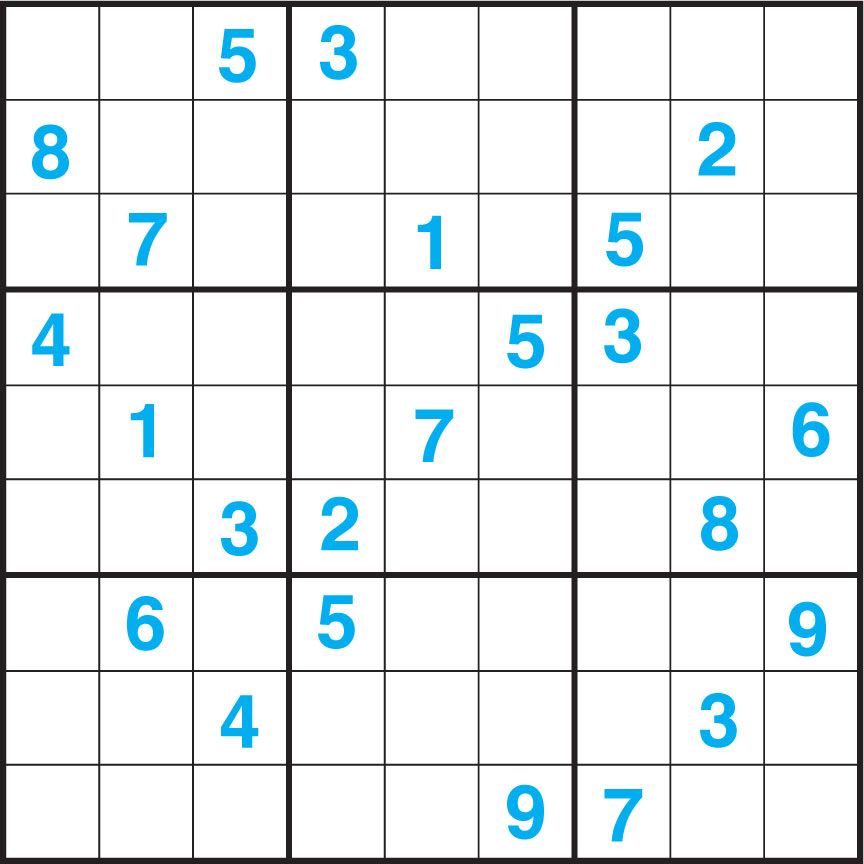
#> input picture lr7/7_1.jpg, 864 x 864 px
$ python lab7.py
#> lines starting #> are read from the running program, lines starting #| are printed output that depends on the picture; after the words box and inside, x2 and y2 are one past the last pixel; in counts of white or black regions, pixels touching at a corner belong together; pictures that were not available may be replaced by others from this repository, and a replacement may not be noted
import cv2
import numpy as np
import math as math
import os
import time

def nothing(x):

    pass

def createTrackbarForHoughLines():

    cv2.namedWindow("hough lines conversion parameter")

    cv2.createTrackbar("rho_res", "hough lines conversion parameter", 1, 10, nothing)
    cv2.createTrackbar("theta_res", "hough lines conversion parameter", 1, 360, nothing)
    cv2.createTrackbar("threshold", "hough lines conversion parameter", 0, 255, nothing)

    cv2.moveWindow("hough lines conversion parameter", 1440, 50)

def handlingTrackbarForHoughLines():

    rho_res = int(cv2.getTrackbarPos("rho_res", "hough lines conversion parameter"))
    theta_res = int(cv2.getTrackbarPos("theta_res", "hough lines conversion parameter"))
    threshold = int(cv2.getTrackbarPos("threshold", "hough lines conversion parameter"))

    return rho_res, theta_res, threshold

def createTrackbarForHoughPLines():

    cv2.namedWindow("hough P lines conversion parameter")

    cv2.createTrackbar("rho_res", "hough P lines conversion parameter", 1, 10, nothing)
    cv2.createTrackbar("theta_res", "hough P lines conversion parameter", 1, 360, nothing)
    cv2.createTrackbar("threshold", "hough P lines conversion parameter", 0, 255, nothing)
    cv2.createTrackbar("minLineLength", "hough P lines conversion parameter", 0, 255, nothing)
    cv2.createTrackbar("maxLineGap", "hough P lines conversion parameter", 0, 255, nothing)

    cv2.moveWindow("hough P lines conversion parameter", 1440, 50)

def handlingTrackbarForHoughPLines():

    rho_res = int(cv2.getTrackbarPos("rho_res", "hough P lines conversion parameter"))
    theta_res = int(cv2.getTrackbarPos("theta_res", "hough P lines conversion parameter"))
    threshold = int(cv2.getTrackbarPos("threshold", "hough P lines conversion parameter"))
    minLineLength = int(cv2.getTrackbarPos("minLineLength", "hough P lines conversion parameter"))
    maxLineGap = int(cv2.getTrackbarPos("maxLineGap", "hough P lines conversion parameter"))

    return rho_res, theta_res, threshold, minLineLength, maxLineGap

def createTrackbarForHoughCircles():

    cv2.namedWindow("hough circles conversion parameter")

    cv2.createTrackbar("dp", "hough circles conversion parameter", 1, 100, nothing)
    cv2.createTrackbar("minDist", "hough circles conversion parameter", 1, 100, nothing)
    cv2.createTrackbar("param1", "hough circles conversion parameter", 50, 300, nothing)
    cv2.createTrackbar("param2", "hough circles conversion parameter", 30, 300, nothing)
    cv2.createTrackbar("minRadius", "hough circles conversion parameter", 1, 100, nothing)
    cv2.createTrackbar("maxRadius", "hough circles conversion parameter", 1, 100, nothing)

    cv2.moveWindow("hough circles conversion parameter", 1440, 350)

def handlingTrackbarForHoughCircles():

    dp = int(cv2.getTrackbarPos("dp", "hough circles conversion parameter"))
    minDist = int(cv2.getTrackbarPos("minDist", "hough circles conversion parameter"))
    param1 = int(cv2.getTrackbarPos("param1", "hough circles conversion parameter"))
    param2 = int(cv2.getTrackbarPos("param2", "hough circles conversion parameter"))
    minRadius = int(cv2.getTrackbarPos("minRadius", "hough circles conversion parameter"))
    maxRadius = int(cv2.getTrackbarPos("maxRadius", "hough circles conversion parameter"))

    return dp, minDist, param1, param2, minRadius, maxRadius

def createTrackbarForCanny():

    cv2.namedWindow("canny conversion parameter")

    cv2.createTrackbar("threshold1", "canny conversion parameter", 0, 255, nothing)
    cv2.createTrackbar("threshold2", "canny conversion parameter", 0, 255, nothing)

    cv2.moveWindow("canny conversion parameter", 1440, 650)

def handlingTrackbarForCanny():

    threshold1 = int(cv2.getTrackbarPos("threshold1", "canny conversion parameter"))
    threshold2 = int(cv2.getTrackbarPos("threshold2", "canny conversion parameter"))

    return threshold1, threshold2

def createTrackbarForColor():

    cv2.namedWindow("color")

    cv2.createTrackbar("colorB", "color", 0, 255, nothing)
    cv2.createTrackbar("colorG", "color", 0, 255, nothing)
    cv2.createTrackbar("colorR", "color", 0, 255, nothing)

    cv2.moveWindow("color", 1440, 800)

def handlingTrackbarForColor():

    colorB = int(cv2.getTrackbarPos("colorB", "color"))
    colorG = int(cv2.getTrackbarPos("colorG", "color"))
    colorR = int(cv2.getTrackbarPos("colorR", "color"))

    return colorB, colorG, colorR

if __name__ == "__main__":

    os.system('cls||clear')

    # задание 1

    picture7_1 = cv2.imread('lr7/7_1.jpg', cv2.IMREAD_GRAYSCALE)
#> picture7_1: shape (864, 864); min 6, max 255, mean 232.8

    while True:

        cv2.imshow("original", picture7_1)

        if cv2.waitKey(1) == ord('q'):
#> (key q is pressed here)
            break

    cv2.destroyAllWindows()

    createTrackbarForHoughLines()
    createTrackbarForCanny()
    createTrackbarForColor()

    while True:

        os.system('cls||clear')

        try:

            threshold1, threshold2 = handlingTrackbarForCanny()
            rho_res, theta_res, threshold = handlingTrackbarForHoughLines()
            colorB, colorG, colorR = handlingTrackbarForColor()

            pictureAfterCanny = cv2.Canny(picture7_1, threshold1, threshold2, apertureSize=3, L2gradient=False)
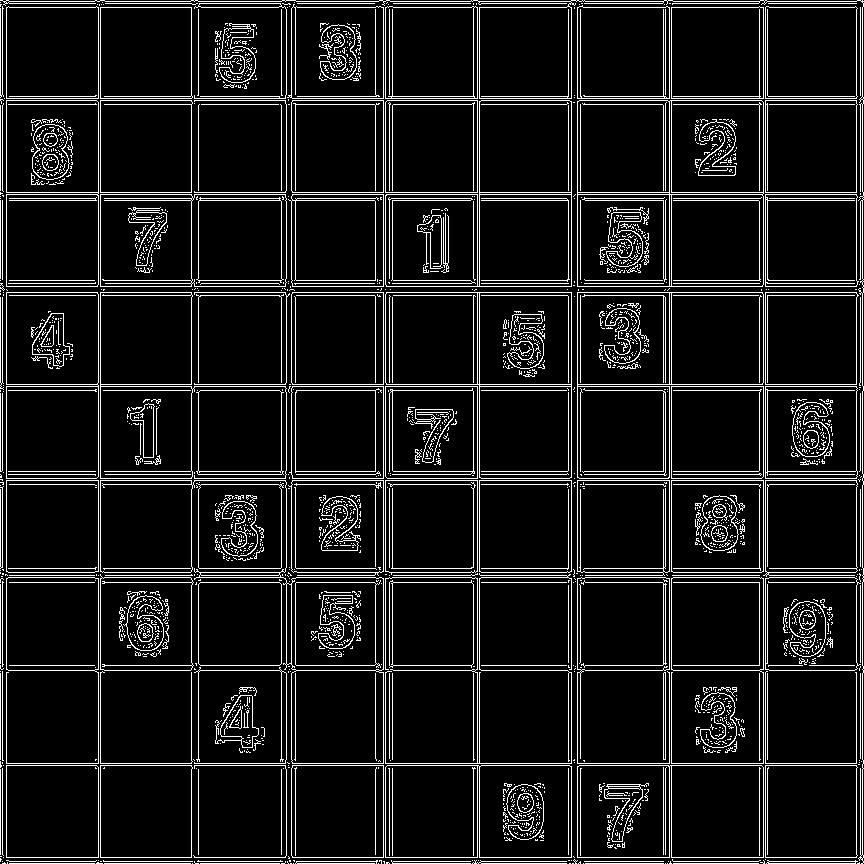
#> pictureAfterCanny: shape (864, 864); 9.7% white in thin lines or dots
            pictureAfterCannyBGR = cv2.cvtColor( pictureAfterCanny, cv2.COLOR_GRAY2BGR)
#> pictureAfterCannyBGR: shape (864, 864, 3); 9.7% white in thin lines or dots
            lines = cv2.HoughLines(pictureAfterCanny, rho_res, theta_res * np.pi / 180, threshold, min_theta=None, max_theta=None)

            if lines is not None:
                for i in range(0, len(lines)):
                    rho = lines[i][0][0]
                    theta = lines[i][0][1]
                    a = math.cos(theta)
                    b = math.sin(theta)
                    x0 = a * rho
                    y0 = b * rho
                    pt1 = (int(x0 + 1000 * (-b)), int(y0 + 1000 * (a)))
                    pt2 = (int(x0 - 1000 * (-b)), int(y0 - 1000 * (a)))
                    cv2.line(pictureAfterCannyBGR, pt1, pt2, (colorB, colorG, colorR), 3, cv2.LINE_AA)
#> this loop made 29979 passes
#> (rho, theta, a, b, x0, y0, pt1, pt2) on passes 1 to 3: (857, 1.57, -4.37e-08, 1, -3.75e-05, 857, (-1000, 856), (999, 857)), (6, 0, 1, 0, 6, 0, (6, 1000), (6, -1000)), (100, 0, 1, 0, 100, 0, (100, 1000), (100, -1000))
#> pictureAfterCannyBGR: shape (864, 864, 3); every value is 0

            cv2.imshow("result of standard hough line transform", pictureAfterCannyBGR)

        except cv2.error as err:
            print(err)
            pass

        if cv2.waitKey(1) == ord('q'):
#> (key q is pressed here)
            break

    cv2.destroyAllWindows()

    createTrackbarForHoughPLines()
    createTrackbarForCanny()
    createTrackbarForColor()

    while True:

        os.system('cls||clear')

        try:

            threshold1, threshold2 = handlingTrackbarForCanny()
#> threshold1 = 0; threshold2 = 0
            rho_res, theta_res, threshold, minLineLength, maxLineGap = handlingTrackbarForHoughPLines()
#> in handlingTrackbarForHoughPLines, `rho_res = int(cv2.getTrackbarPos("rho_res", "hough P lines conversion ..`: rho_res = 1
#> in handlingTrackbarForHoughPLines, `threshold = int(cv2.getTrackbarPos("threshold", "hough P lines convers..`: threshold = 0
#> rho_res = 1; theta_res = 1; threshold = 0; minLineLength = 0; maxLineGap = 0
            colorB, colorG, colorR = handlingTrackbarForColor()
#> colorB = 0; colorG = 0; colorR = 0

            pictureAfterCanny = cv2.Canny(picture7_1, threshold1, threshold2, apertureSize=3, L2gradient=False)
            pictureAfterCannyBGR = cv2.cvtColor( pictureAfterCanny, cv2.COLOR_GRAY2BGR)
            linesP = cv2.HoughLinesP(pictureAfterCanny, rho_res, theta_res * np.pi / 180, threshold, None, minLineLength, maxLineGap)

            if linesP is not None:
                for i in range(0, len(linesP)):
                    l = linesP[i][0]
                    cv2.line(pictureAfterCannyBGR, (l[0], l[1]), (l[2], l[3]), (colorB, colorG, colorR), 3, cv2.LINE_AA)
#> this loop made 34460 passes
#> l on passes 1 to 3: [765, 286, 765, 194], [98, 193, 98, 102], [620, 246, 620, 245]
#> pictureAfterCannyBGR: shape (864, 864, 3); min 0, max 255, mean 0.2

            cv2.imshow("result of probabilistic line transform", pictureAfterCannyBGR)

        except cv2.error as err:
            print(err)
            pass

        if cv2.waitKey(1) == ord('q'):
#> (key q is pressed here)
            break

    cv2.destroyAllWindows()

    # задание 2

    pictureP2 = cv2.imread('lr7/pictureP2.png', cv2.IMREAD_GRAYSCALE)
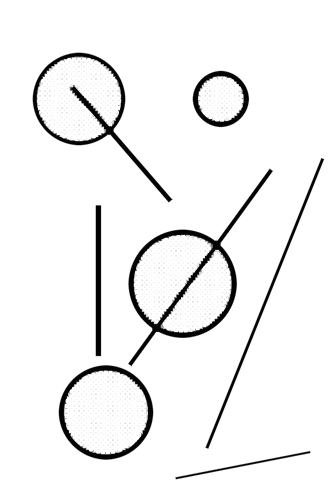
#> input picture lr7/pictureP2.png, 330 x 493 px
#> pictureP2 is the input picture: shape (493, 330); min 0, max 255, mean 241.3

    while True:

        cv2.imshow("original", pictureP2)

        if cv2.waitKey(1) == ord('q'):
#> (key q is pressed here)
            break

    cv2.destroyAllWindows()

    createTrackbarForHoughPLines()
    createTrackbarForHoughCircles()
    createTrackbarForCanny()
    createTrackbarForColor()

    while True:

        os.system('cls||clear')

        try:

            pictureP2 = cv2.imread('lr7/pictureP2.png')
            pictureP2gray = cv2.imread('lr7/pictureP2.png', cv2.IMREAD_GRAYSCALE)

            threshold1, threshold2 = handlingTrackbarForCanny()
            rho_res, theta_res, threshold, minLineLength, maxLineGap = handlingTrackbarForHoughPLines()
            dp, minDist, param1, param2, minRadius, maxRadius = handlingTrackbarForHoughCircles()
#> in handlingTrackbarForHoughCircles, `dp = int(cv2.getTrackbarPos("dp", "hough circles conversion parameter"))`: dp = 1
#> in handlingTrackbarForHoughCircles, `param1 = int(cv2.getTrackbarPos("param1", "hough circles conversion pa..`: param1 = 50
#> in handlingTrackbarForHoughCircles, `param2 = int(cv2.getTrackbarPos("param2", "hough circles conversion pa..`: param2 = 30
#> in handlingTrackbarForHoughCircles, `minRadius = int(cv2.getTrackbarPos("minRadius", "hough circles convers..`: minRadius = 1
#> dp = 1; minDist = 1; param1 = 50; param2 = 30; minRadius = 1; maxRadius = 1
            colorB, colorG, colorR = handlingTrackbarForColor()

            pictureAfterCanny = cv2.Canny(pictureP2gray, threshold1, threshold2, apertureSize=3, L2gradient=False)
#> pictureAfterCanny: shape (493, 330); 7.2% white in thin lines or dots, all inside (x1, y1, x2, y2) = (32, 52, 324, 480)

            linesP = cv2.HoughLinesP(pictureAfterCanny, rho_res, theta_res * np.pi / 180, threshold, None, minLineLength, maxLineGap)
            circles = cv2.HoughCircles(pictureAfterCanny, cv2.HOUGH_GRADIENT, dp, minDist, param1, param2, minRadius, maxRadius)
            circles = np.uint16(np.around(circles))

            if linesP is not None:
                for i in range(0, len(linesP)):
                    l = linesP[i][0]
                    cv2.line(pictureP2, (l[0], l[1]), (l[2], l[3]), (colorB, colorG, colorR), 3, cv2.LINE_AA)
#> this loop made 6508 passes
#> l on passes 1 to 3: [226, 94, 226, 92], [153, 273, 153, 271], [187, 259, 187, 257]
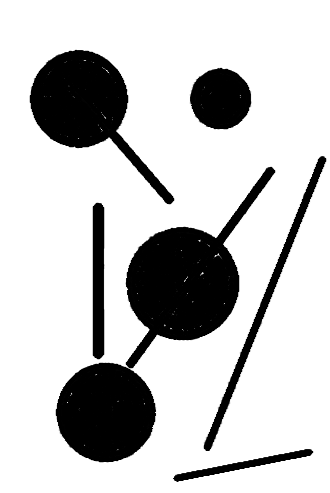
#> pictureP2: shape (493, 330, 3); min 0, max 255, mean 199.8

            if circles is not None:
                for i in circles[0, :]:
                    # draw the outer circle
                    cv2.circle(pictureP2, (i[0], i[1]), i[2], (colorB, colorG, colorR), 2)
                    # draw the center of the circle
                    cv2.circle(pictureP2, (i[0], i[1]), 2, (colorB, colorG, colorR), 3)
#> this loop made 32243 passes
#> i on passes 1 to 3: [182, 280, 50], [28, 256, 147], [186, 280, 50]
#> pictureP2: shape (493, 330, 3); every value is 0

            cv2.imshow("result of hough circle transform", pictureP2)

        except cv2.error as err:
            print(err)
            pass

        if cv2.waitKey(1) == ord('q'):
#> (key q is pressed here)
            break

    cv2.destroyAllWindows()

    # задание 3

    video = cv2.VideoCapture('lr5/road.mp4')

    createTrackbarForHoughPLines()
    createTrackbarForCanny()
    createTrackbarForColor()

    while True:

        os.system('cls||clear')

        try:
            time.sleep(0.03)
            _, picture = video.read()
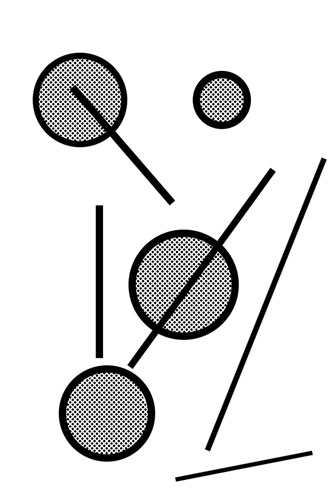
#> input picture lr4/picture.jpg, 334 x 498 px, given in place of road.mp4, which was not available
#> picture is the input picture: shape (498, 334, 3); min 0, max 255, mean 223.8
            picture = cv2.resize(picture, (picture.shape[1] // 1, picture.shape[0] // 1))
            pictureCopy = picture
            picture = cv2.cvtColor(picture, cv2.COLOR_BGR2GRAY)
#> picture: shape (498, 334)

            threshold1, threshold2 = handlingTrackbarForCanny()
            rho_res, theta_res, threshold, minLineLength, maxLineGap = handlingTrackbarForHoughPLines()
            colorB, colorG, colorR = handlingTrackbarForColor()

            pictureAfterCanny = cv2.Canny(picture, threshold1, threshold2, apertureSize=3, L2gradient=False)
#> pictureAfterCanny: shape (498, 334); 8.4% white in thin lines or dots, all inside (x1, y1, x2, y2) = (31, 47, 329, 489)
            pictureAfterCannyBGR = cv2.cvtColor( pictureAfterCanny, cv2.COLOR_GRAY2BGR)
            linesP = cv2.HoughLinesP(pictureAfterCanny, rho_res, theta_res * np.pi / 180, threshold, None, minLineLength, maxLineGap)

            if linesP is not None:
                for i in range(0, len(linesP)):
                    l = linesP[i][0]
                    cv2.line(pictureCopy, (l[0], l[1]), (l[2], l[3]), (colorB, colorG, colorR), 3, cv2.LINE_AA)
#> this loop made 9057 passes
#> l on passes 1 to 3: [226, 477, 226, 476], [119, 424, 119, 423], [210, 333, 210, 332]

            cv2.imshow("result of probabilistic line transform", pictureCopy)

            if cv2.waitKey(1) == ord('q'):
#> (key q is pressed here)
                break

        except AttributeError as err:
            print(err)
            break
        except cv2.error as err:
            print(err)
            pass

    cv2.destroyAllWindows()

    # задание 4

    pictureP4 = cv2.imread('lr7/pictureP4.jpg', cv2.IMREAD_GRAYSCALE)
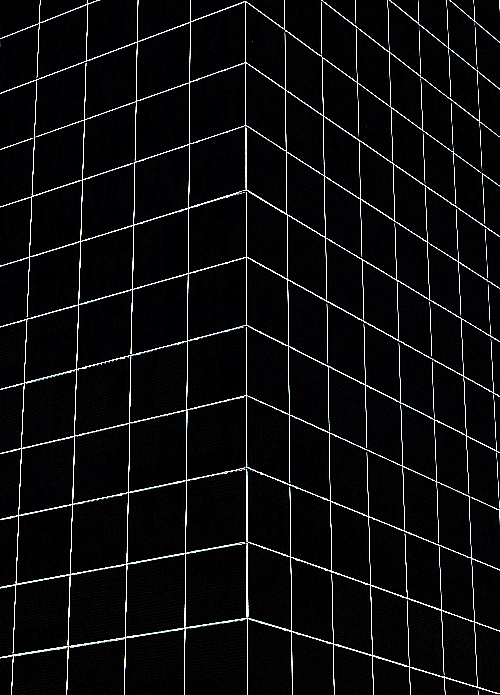
#> input picture lr7/pictureP4.jpg, 500 x 695 px
#> pictureP4: shape (695, 500); min 0, max 255, mean 14

    while True:

        cv2.imshow("original", pictureP4)

        if cv2.waitKey(1) == ord('q'):
#> (key q is pressed here)
            break

    cv2.destroyAllWindows()

    createTrackbarForHoughPLines()
    createTrackbarForCanny()
    createTrackbarForColor()

    while True:

        os.system('cls||clear')

        try:

            threshold1, threshold2 = handlingTrackbarForCanny()
            rho_res, theta_res, threshold, minLineLength, maxLineGap = handlingTrackbarForHoughPLines()
            colorB, colorG, colorR = handlingTrackbarForColor()

            pictureAfterCanny = cv2.Canny(pictureP4, threshold1, threshold2, apertureSize=3, L2gradient=False)
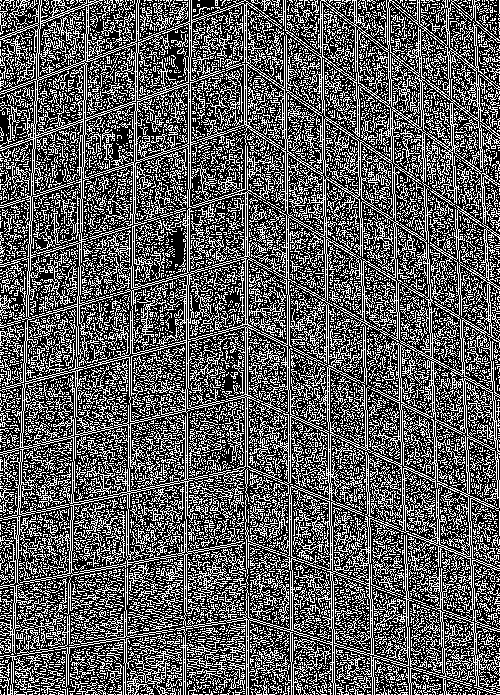
#> pictureAfterCanny: shape (695, 500); 36% white in thin lines or dots
            pictureAfterCannyBGR = cv2.cvtColor( pictureAfterCanny, cv2.COLOR_GRAY2BGR)
#> pictureAfterCannyBGR: shape (695, 500, 3); 36% white in thin lines or dots
            linesP = cv2.HoughLinesP(pictureAfterCanny, rho_res, theta_res * np.pi / 180, threshold, None, minLineLength, maxLineGap)

            if linesP is not None:
                for i in range(0, len(linesP)):
                    l = linesP[i][0]
                    cv2.line(pictureAfterCannyBGR, (l[0], l[1]), (l[2], l[3]), (colorB, colorG, colorR), 3, cv2.LINE_AA)
#> this loop made 62032 passes
#> l on passes 1 to 3: [26, 82, 26, 82], [460, 503, 460, 503], [167, 122, 167, 122]
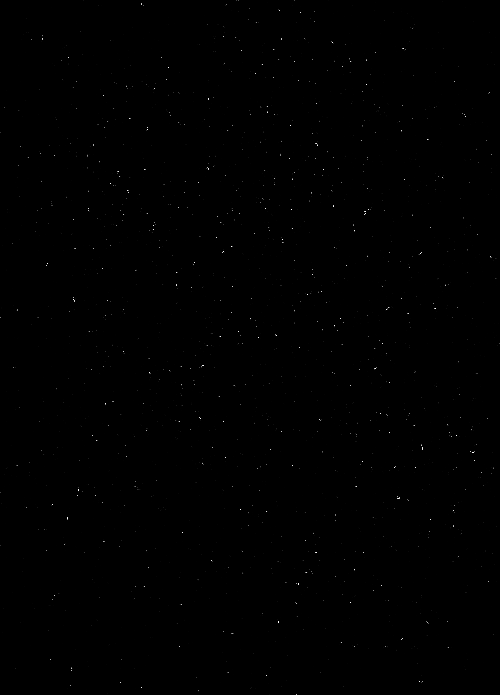
#> pictureAfterCannyBGR: shape (695, 500, 3); min 0, max 255, mean 0.3

            cv2.imshow("result of probabilistic line transform", pictureAfterCannyBGR)

        except cv2.error as err:
            print(err)
            pass

        if cv2.waitKey(1) == ord('q'):
#> (key q is pressed here)
            break

    cv2.destroyAllWindows()

    # задание 5

    picture7_5_X = cv2.imread('lr7/7_5_1.jpg', cv2.IMREAD_GRAYSCALE)
#> (the run stopped early here; a loop or call above may not have finished)
